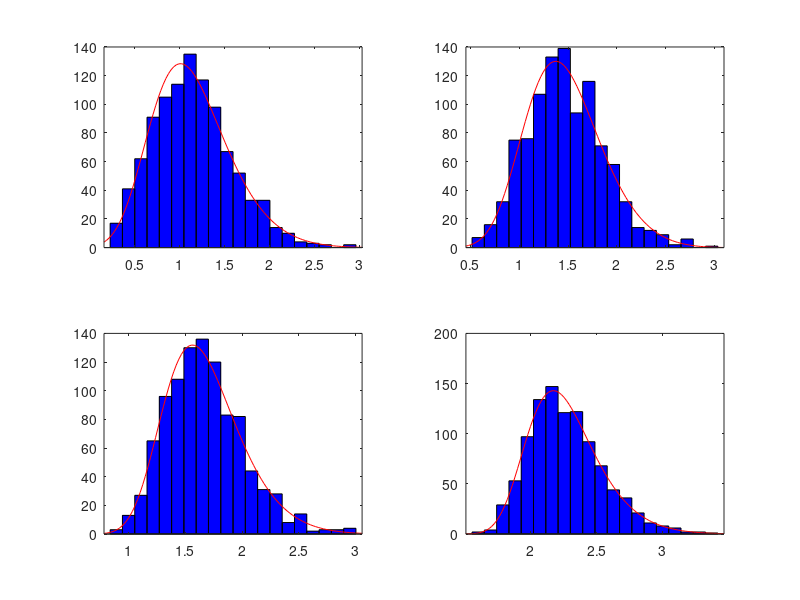
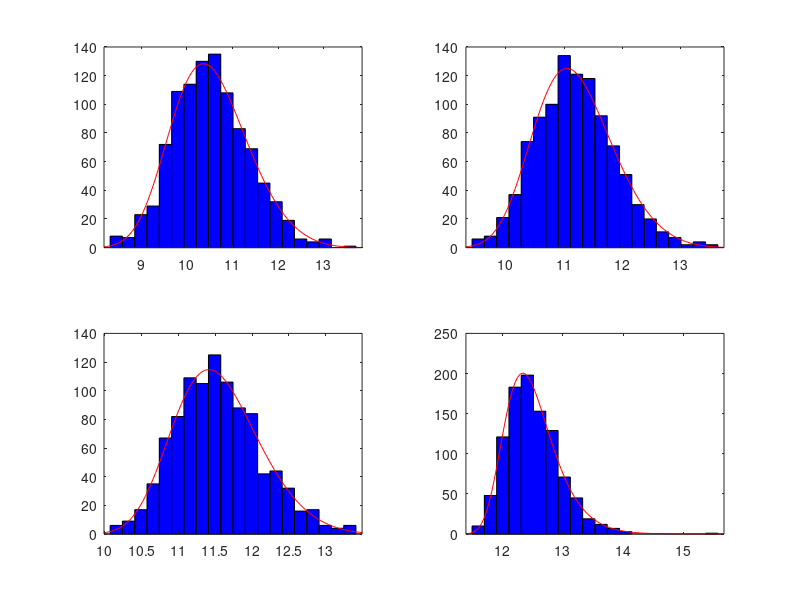

Here is the MATLAB script that generated these plots, in order:
% matlab example #11
% illustrate central limit theorem

clc
clear all
close all hidden
format short 

% assume underlying distribution is Weibull
N = 1000;
R = wblrnd(1,2,N,1); 
%figure(1)
%histfit(R,20,'wbl')
%trumean=mean(R)

% draw Ns samples from Exponential and compute mean 
% repeat Nt times and plot histogram of mean estimates
Nsv=[2,5,10,100]
 Nt=1000
for i=1:length(Nsv)
    Ns=Nsv(i)
for j=1:Nt
muest(j) = max(wblrnd(1,2,Ns,1)); 
end

figure(2)
subplot(2,2,i)
histfit(muest,20,'gev')

end


% now assume underlying distribution is exponential
%figure(3)
R = normrnd(10,1,N,1); 
%histfit(R,20,'exp')
%trumean=mean(R)

% draw Ns samples from Exponential and compute mean 
% repeat Nt times and plot histogram of mean estimates
for i=1:length(Nsv)
    Ns=Nsv(i)
for j=1:Nt
muest(j) = max(normrnd(10,1,Ns,1)); 
end

figure(4)
subplot(2,2,i)
histfit(muest,20,'gev')

end
